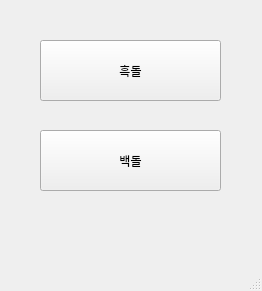
<?xml version="1.0" encoding="UTF-8"?>
<ui version="4.0">
 <class>MainWindow</class>
 <widget class="QMainWindow" name="MainWindow">
  <property name="geometry">
   <rect>
    <x>0</x>
    <y>0</y>
    <width>262</width>
    <height>291</height>
   </rect>
  </property>
  <property name="windowTitle">
   <string>MainWindow</string>
  </property>
  <widget class="QWidget" name="centralwidget">
   <widget class="QPushButton" name="pb_b">
    <property name="geometry">
     <rect>
      <x>40</x>
      <y>40</y>
      <width>181</width>
      <height>61</height>
     </rect>
    </property>
    <property name="text">
     <string>흑돌</string>
    </property>
   </widget>
   <widget class="QPushButton" name="pb_w">
    <property name="geometry">
     <rect>
      <x>40</x>
      <y>130</y>
      <width>181</width>
      <height>61</height>
     </rect>
    </property>
    <property name="text">
     <string>백돌</string>
    </property>
   </widget>
  </widget>
  <widget class="QMenuBar" name="menubar">
   <property name="geometry">
    <rect>
     <x>0</x>
     <y>0</y>
     <width>262</width>
     <height>26</height>
    </rect>
   </property>
  </widget>
  <widget class="QStatusBar" name="statusbar"/>
 </widget>
 <resources/>
 <connections/>
</ui>
